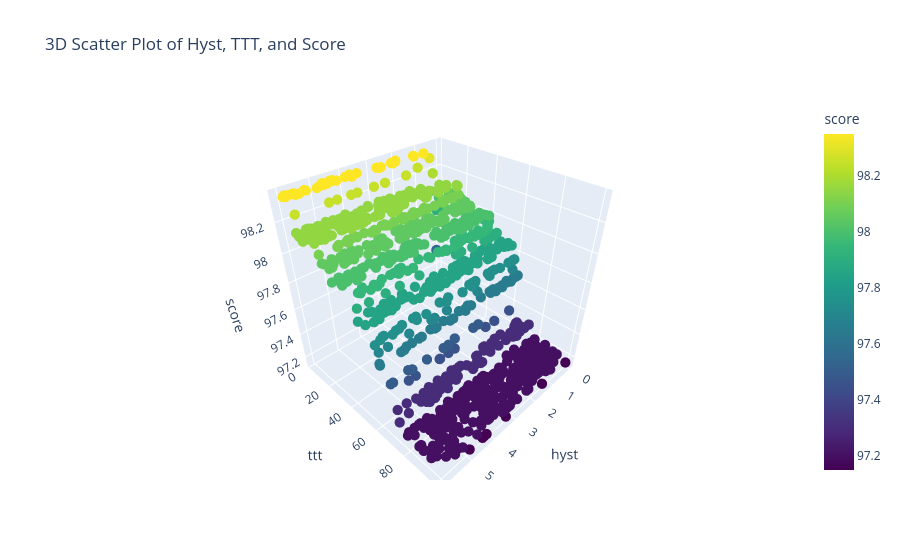

Notebook code for this chart:
### Code cell
plots.plot_3d_hyst_ttt_score(score)

### Figure 1 — Plotly figure (JSON) as saved in the notebook; plotly's stock layout.template omitted (floating-point values rounded to 4 significant figures; data arrays with more than 128 entries replaced by an {"elided": "..."} marker saying what was removed)
{"data": [{"hovertemplate": "hyst=%{x}<br>ttt=%{y}<br>score=%{marker.color}<extra></extra>", "legendgroup": "", "marker": {"color": {"elided": "1001 float values"}, "coloraxis": "coloraxis", "size": 6, "symbol": "circle"}, "mode": "markers", "name": "", "scene": "scene", "showlegend": false, "type": "scatter3d", "x": {"elided": "1001 float values"}, "y": {"elided": "1001 float values"}, "z": {"elided": "1001 float values"}}], "layout": {"coloraxis": {"colorbar": {"title": {"text": "score"}}, "colorscale": [[0, "#440154"], [0.1111, "#482878"], [0.2222, "#3e4989"], [0.3333, "#31688e"], [0.4444, "#26828e"], [0.5556, "#1f9e89"], [0.6667, "#35b779"], [0.7778, "#6ece58"], [0.8889, "#b5de2b"], [1, "#fde725"]]}, "legend": {"tracegroupgap": 0}, "scene": {"domain": {"x": [0, 1], "y": [0, 1]}, "xaxis": {"title": {"text": "hyst"}}, "yaxis": {"title": {"text": "ttt"}}, "zaxis": {"title": {"text": "score"}}}, "title": {"text": "3D Scatter Plot of Hyst, TTT, and Score"}}}
